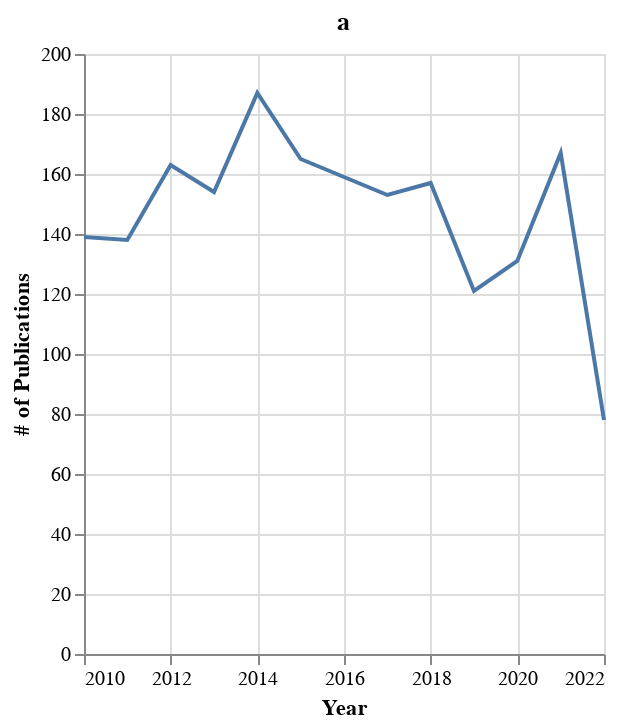

Notebook code cell kept with this figure:
### Code cell
papernum_by_year_chart = alt.Chart(yearly_papernum).mark_line().encode(
    x = alt.X(
        'year',
        title = 'Year'
    ),
    y = alt.Y(
        'freq',
        title = '# of Publications'
    )
).properties(
    title = 'a',
    height=300,
    width=260
)
papernum_by_year_chart

### Figure 1 — Vega-Lite specification as saved in the notebook (floating-point values rounded to 4 significant figures)
{"config": {"view": {"continuousWidth": 400, "continuousHeight": 300}}, "data": {"name": "data-f1db77ccab4e068cf7bb6657d1f4ddf9"}, "mark": "line", "encoding": {"x": {"field": "year", "title": "Year", "type": "temporal"}, "y": {"field": "freq", "title": "# of Publications", "type": "quantitative"}}, "height": 300, "title": "a", "width": 260, "$schema": "https://vega.github.io/schema/vega-lite/v4.17.0.json", "datasets": {"data-f1db77ccab4e068cf7bb6657d1f4ddf9": [{"year": "2010-01-01T00:00:00", "freq": 139}, {"year": "2011-01-01T00:00:00", "freq": 138}, {"year": "2012-01-01T00:00:00", "freq": 163}, {"year": "2013-01-01T00:00:00", "freq": 154}, {"year": "2014-01-01T00:00:00", "freq": 187}, {"year": "2015-01-01T00:00:00", "freq": 165}, {"year": "2016-01-01T00:00:00", "freq": 159}, {"year": "2017-01-01T00:00:00", "freq": 153}, {"year": "2018-01-01T00:00:00", "freq": 157}, {"year": "2019-01-01T00:00:00", "freq": 121}, {"year": "2020-01-01T00:00:00", "freq": 131}, {"year": "2021-01-01T00:00:00", "freq": 167}, {"year": "2022-01-01T00:00:00", "freq": 78}]}}
